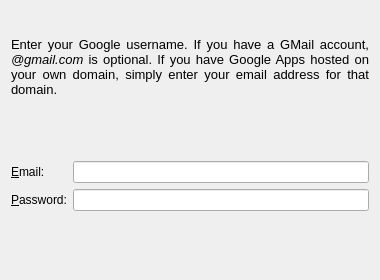
<?xml version="1.0" encoding="UTF-8"?>
<ui version="4.0">
 <class>gcal_settings</class>
 <widget class="QWidget" name="gcal_settings">
  <property name="geometry">
   <rect>
    <x>0</x>
    <y>0</y>
    <width>380</width>
    <height>280</height>
   </rect>
  </property>
  <property name="windowTitle">
   <string>Google Calendar Settings</string>
  </property>
  <layout class="QVBoxLayout" name="verticalLayout_3">
   <item>
    <layout class="QHBoxLayout" name="horizontalLayout">
     <item>
      <spacer name="horizontalSpacer">
       <property name="orientation">
        <enum>Qt::Horizontal</enum>
       </property>
       <property name="sizeHint" stdset="0">
        <size>
         <width>108</width>
         <height>20</height>
        </size>
       </property>
      </spacer>
     </item>
     <item>
      <widget class="QLabel" name="lbl_icon">
       <property name="text">
        <string/>
       </property>
       <property name="pixmap">
        <pixmap resource="settings.qrc">:/icons/preferences-contact-list.png</pixmap>
       </property>
      </widget>
     </item>
     <item>
      <spacer name="horizontalSpacer_2">
       <property name="orientation">
        <enum>Qt::Horizontal</enum>
       </property>
       <property name="sizeHint" stdset="0">
        <size>
         <width>98</width>
         <height>20</height>
        </size>
       </property>
      </spacer>
     </item>
    </layout>
   </item>
   <item>
    <widget class="QLabel" name="lbl_explanation">
     <property name="sizePolicy">
      <sizepolicy hsizetype="Preferred" vsizetype="Preferred">
       <horstretch>0</horstretch>
       <verstretch>0</verstretch>
      </sizepolicy>
     </property>
     <property name="text">
      <string>&lt;!DOCTYPE HTML PUBLIC &quot;-//W3C//DTD HTML 4.0//EN&quot; &quot;http://www.w3.org/TR/REC-html40/strict.dtd&quot;&gt;
&lt;html&gt;&lt;head&gt;&lt;meta name=&quot;qrichtext&quot; content=&quot;1&quot; /&gt;&lt;style type=&quot;text/css&quot;&gt;
p, li { white-space: pre-wrap; }
&lt;/style&gt;&lt;/head&gt;&lt;body style=&quot; font-family:'Sans Serif'; font-size:10pt; font-weight:400; font-style:normal;&quot;&gt;
&lt;p style=&quot; margin-top:0px; margin-bottom:0px; margin-left:0px; margin-right:0px; -qt-block-indent:0; text-indent:0px;&quot;&gt;Enter your Google username. If you have a GMail account, &lt;span style=&quot; font-style:italic;&quot;&gt;@gmail.com&lt;/span&gt; is optional. If you have Google Apps hosted on your own domain, simply enter your email address for that domain.&lt;/p&gt;&lt;/body&gt;&lt;/html&gt;</string>
     </property>
     <property name="alignment">
      <set>Qt::AlignJustify|Qt::AlignVCenter</set>
     </property>
     <property name="wordWrap">
      <bool>true</bool>
     </property>
    </widget>
   </item>
   <item>
    <spacer name="verticalSpacer_2">
     <property name="orientation">
      <enum>Qt::Vertical</enum>
     </property>
     <property name="sizeHint" stdset="0">
      <size>
       <width>20</width>
       <height>40</height>
      </size>
     </property>
    </spacer>
   </item>
   <item>
    <layout class="QHBoxLayout" name="horizontalLayout_2">
     <item>
      <layout class="QVBoxLayout" name="verticalLayout_2">
       <item>
        <widget class="QLabel" name="lbl_email">
         <property name="text">
          <string>&amp;Email:</string>
         </property>
         <property name="buddy">
          <cstring>le_email</cstring>
         </property>
        </widget>
       </item>
       <item>
        <widget class="QLabel" name="lbl_password">
         <property name="text">
          <string>&amp;Password:</string>
         </property>
         <property name="buddy">
          <cstring>le_password</cstring>
         </property>
        </widget>
       </item>
      </layout>
     </item>
     <item>
      <layout class="QVBoxLayout" name="verticalLayout">
       <item>
        <widget class="QLineEdit" name="le_email"/>
       </item>
       <item>
        <widget class="QLineEdit" name="le_password">
         <property name="echoMode">
          <enum>QLineEdit::Password</enum>
         </property>
        </widget>
       </item>
      </layout>
     </item>
    </layout>
   </item>
   <item>
    <spacer name="verticalSpacer">
     <property name="orientation">
      <enum>Qt::Vertical</enum>
     </property>
     <property name="sizeHint" stdset="0">
      <size>
       <width>20</width>
       <height>40</height>
      </size>
     </property>
    </spacer>
   </item>
  </layout>
 </widget>
 <resources>
  <include location="settings.qrc"/>
 </resources>
 <connections/>
</ui>
